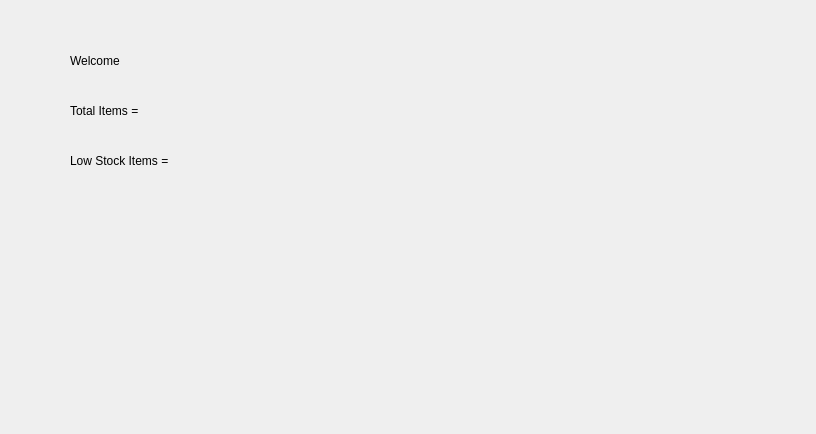
<?xml version="1.0" encoding="UTF-8"?>
<ui version="4.0">
 <class>Dashboard</class>
 <widget class="QDialog" name="Dashboard">
  <property name="geometry">
   <rect>
    <x>0</x>
    <y>0</y>
    <width>816</width>
    <height>434</height>
   </rect>
  </property>
  <property name="windowTitle">
   <string>Dialog</string>
  </property>
  <widget class="QLabel" name="welcomeLabel">
   <property name="geometry">
    <rect>
     <x>70</x>
     <y>50</y>
     <width>141</width>
     <height>21</height>
    </rect>
   </property>
   <property name="text">
    <string>Welcome </string>
   </property>
  </widget>
  <widget class="QLabel" name="totalItemsValue">
   <property name="geometry">
    <rect>
     <x>70</x>
     <y>100</y>
     <width>321</width>
     <height>21</height>
    </rect>
   </property>
   <property name="text">
    <string>Total Items = </string>
   </property>
  </widget>
  <widget class="QLabel" name="lowStockAlertsValue">
   <property name="geometry">
    <rect>
     <x>70</x>
     <y>150</y>
     <width>371</width>
     <height>21</height>
    </rect>
   </property>
   <property name="text">
    <string>Low Stock Items = </string>
   </property>
  </widget>
 </widget>
 <resources/>
 <connections/>
</ui>
